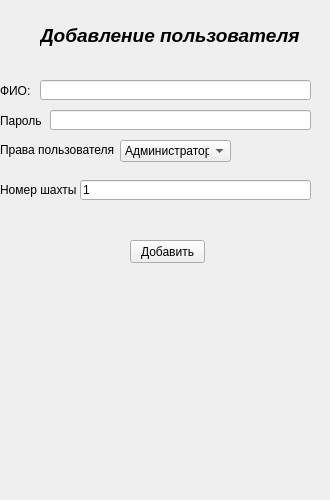
<?xml version="1.0" encoding="UTF-8"?>
<ui version="4.0">
 <class>MainWindow</class>
 <widget class="QMainWindow" name="MainWindow">
  <property name="geometry">
   <rect>
    <x>0</x>
    <y>0</y>
    <width>330</width>
    <height>500</height>
   </rect>
  </property>
  <property name="windowTitle">
   <string>MainWindow</string>
  </property>
  <widget class="QWidget" name="centralwidget">
   <widget class="QLabel" name="label">
    <property name="geometry">
     <rect>
      <x>40</x>
      <y>20</y>
      <width>271</width>
      <height>31</height>
     </rect>
    </property>
    <property name="text">
     <string>&lt;html&gt;&lt;head/&gt;&lt;body&gt;&lt;p&gt;&lt;span style=&quot; font-size:14pt; font-weight:600; font-style:italic;&quot;&gt;Добавление пользователя&lt;/span&gt;&lt;/p&gt;&lt;/body&gt;&lt;/html&gt;</string>
    </property>
   </widget>
   <widget class="QLabel" name="label_2">
    <property name="geometry">
     <rect>
      <x>0</x>
      <y>80</y>
      <width>41</width>
      <height>21</height>
     </rect>
    </property>
    <property name="text">
     <string>ФИО:</string>
    </property>
   </widget>
   <widget class="QLineEdit" name="username">
    <property name="geometry">
     <rect>
      <x>40</x>
      <y>80</y>
      <width>271</width>
      <height>20</height>
     </rect>
    </property>
   </widget>
   <widget class="QLabel" name="label_3">
    <property name="geometry">
     <rect>
      <x>0</x>
      <y>140</y>
      <width>121</width>
      <height>20</height>
     </rect>
    </property>
    <property name="text">
     <string>Права пользователя</string>
    </property>
   </widget>
   <widget class="QLabel" name="label_4">
    <property name="geometry">
     <rect>
      <x>0</x>
      <y>180</y>
      <width>81</width>
      <height>20</height>
     </rect>
    </property>
    <property name="text">
     <string>Номер шахты</string>
    </property>
   </widget>
   <widget class="QLineEdit" name="mine">
    <property name="geometry">
     <rect>
      <x>80</x>
      <y>180</y>
      <width>231</width>
      <height>20</height>
     </rect>
    </property>
    <property name="text">
     <string>1</string>
    </property>
   </widget>
   <widget class="QLabel" name="label_5">
    <property name="geometry">
     <rect>
      <x>0</x>
      <y>110</y>
      <width>41</width>
      <height>21</height>
     </rect>
    </property>
    <property name="text">
     <string>Пароль</string>
    </property>
   </widget>
   <widget class="QLineEdit" name="password">
    <property name="geometry">
     <rect>
      <x>50</x>
      <y>110</y>
      <width>261</width>
      <height>20</height>
     </rect>
    </property>
   </widget>
   <widget class="QPushButton" name="add">
    <property name="geometry">
     <rect>
      <x>130</x>
      <y>240</y>
      <width>75</width>
      <height>23</height>
     </rect>
    </property>
    <property name="text">
     <string>Добавить</string>
    </property>
   </widget>
   <widget class="QComboBox" name="law">
    <property name="geometry">
     <rect>
      <x>120</x>
      <y>140</y>
      <width>111</width>
      <height>22</height>
     </rect>
    </property>
    <item>
     <property name="text">
      <string>Администратор</string>
     </property>
    </item>
    <item>
     <property name="text">
      <string>Шахтер</string>
     </property>
    </item>
   </widget>
  </widget>
 </widget>
 <resources/>
 <connections/>
</ui>
